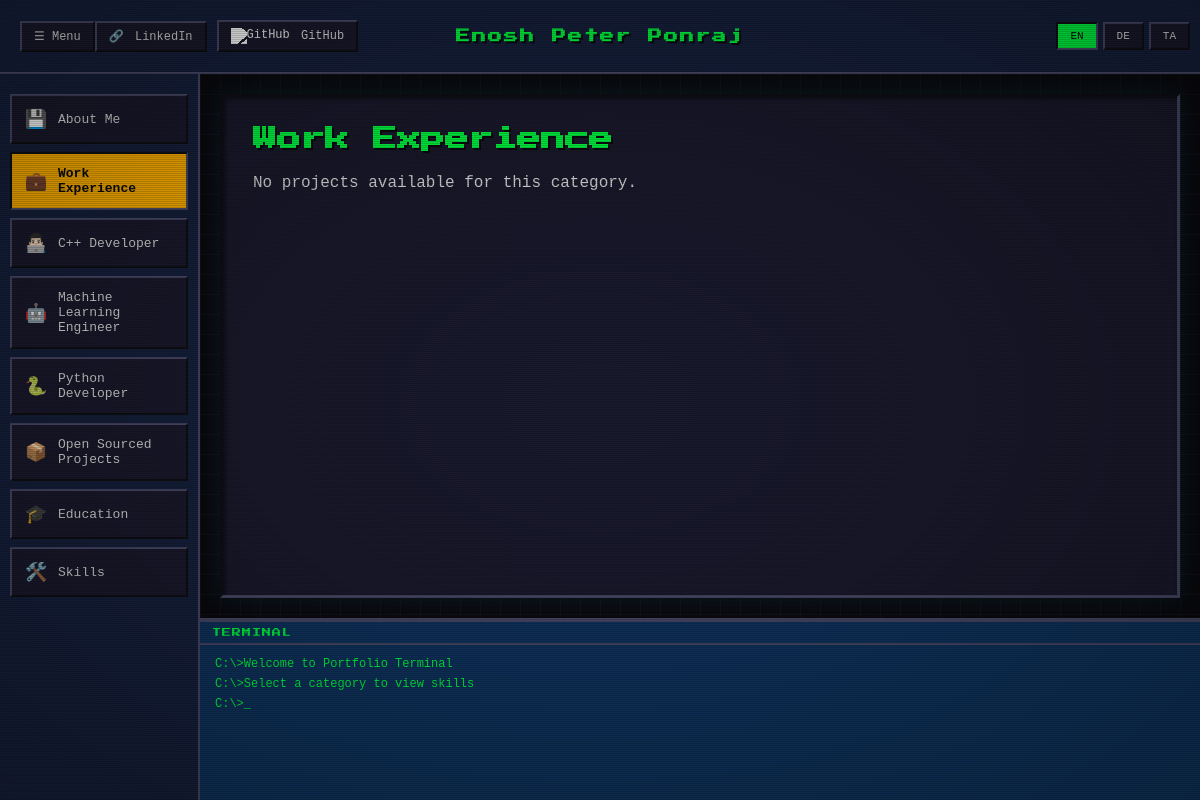
Screenshot of /?category=work-experience&lang=en with the database file from the repository.
### profiles/models.py (models this page shows, shortened)
class Category(models.Model):
    CATEGORY_TYPES = [
        ('special', 'Special Category'),
        ('skill', 'Skill Category'),
    ]
    slug = models.SlugField(unique=True, max_length=50, help_text="Category identifier (e.g., 'about-me', 'cpp-developer')")
    category_type = models.CharField(max_length=10, choices=CATEGORY_TYPES, default='special')
    skills = models.TextField(blank=True, help_text="Skills text to display in console when this category is selected. Use bullet points or plain text.")
    name_en = models.CharField(max_length=100)
    name_de = models.CharField(max_length=100, blank=True)
    name_ta = models.CharField(max_length=100, blank=True)
    icon = models.CharField(max_length=50, blank=True, help_text="Icon emoji or identifier")
    order = models.IntegerField(default=0, help_text="Display order in navigation")
    class Meta:
        verbose_name_plural = "Categories"
        ordering = ['order', 'slug']

### profiles/views.py (the view, shortened to what this page needs)
# urls.py: path("", home_view, name="home"),
def home_view(request):
    if 'lang' in request.GET:
        lang = request.GET.get('lang')
        set_language_in_session(request, lang)
        category = request.GET.get('category', 'about-me')
    language = get_language_from_request(request)
    category_slug = request.GET.get('category', 'about-me')
    all_categories = Category.objects.all().order_by('order')
    profile = None
    category_obj = None
    try:
        category_obj = Category.objects.get(slug=category_slug)
        profile = category_obj.profiles.first()
    except Category.DoesNotExist:
        pass
    if not profile:
        profile = Profile.objects.all().first()
    if not profile:
        pass
    projects = Project.objects.all().order_by('id')
    content_data = {
        'category': category_slug,
        'language': language,
    }
    if category_slug == 'about-me':
        pass
    elif category_slug == 'education':
        content_data['category'] = 'education'
    elif category_slug == 'skills':
        content_data['category'] = 'skills'
        categories_with_skills = all_categories.filter(skills__isnull=False).exclude(skills='')
        content_data['categories_with_skills'] = categories_with_skills
    else:
        if category_obj:
            content_data['category'] = category_slug
            content_data['category_obj'] = category_obj
            if profile:
                content_data['projects'] = projects.filter(profiles=profile)
            else:
                content_data['projects'] = projects.none()  # Empty queryset if no profile
        else:
            content_data['category'] = category_slug
    profile_cv = None
    if profile:
        profile_cv = profile.get_cv(language)
        if not profile_cv:
            profile_cv = profile.cv_file
    context = {
        'profile': profile,
        'profile_cv': profile_cv,
        'categories': all_categories,
        'current_category': category_slug,
        'current_language': language,
        'content_data': content_data,
    }
    return render(request, "home.html", context)

### profiles/models.py (called while the page is built)
    def get_cv(self, language='en'):
        field_name = f'cv_file_{language}'
        cv_file = getattr(self, field_name, None)
        return cv_file or self.cv_file_en

### profiles/utils.py (called while the page is built)
def get_language_from_request(request):
    lang = request.GET.get('lang', None)
    if not lang:
        lang = request.session.get('language', None)
    valid_languages = [code for code, _ in settings.LANGUAGES]
    if lang not in valid_languages:
        lang = 'en'
    return lang

def set_language_in_session(request, language):
    valid_languages = [code for code, _ in settings.LANGUAGES]
    if language in valid_languages:
        request.session['language'] = language
        return True
    return False

### templates/home.html (shortened to what this page needs)
{% extends "base.html" %}
{% load static %}
{% block content %}
  {% if content_data.category == 'about-me' %}
    {% if profile %}
      <div class="about-me-container">
        <div class="about-me-content">
          <h1>{% if current_language == 'de' and profile.title_de %}{{ profile.title_de }}{% elif current_language == 'ta' and profile.title_ta %}{{ profile.title_ta }}{% else %}{{ profile.title_en }}{% endif %}</h1>
          {% if current_language == 'de' and profile.hero_statement_de %}
            <p><strong>{{ profile.hero_statement_de }}</strong></p>
          {% elif current_language == 'ta' and profile.hero_statement_ta %}
            <p><strong>{{ profile.hero_statement_ta }}</strong></p>
          {% elif profile.hero_statement_en %}
            <p><strong>{{ profile.hero_statement_en }}</strong></p>
          {% endif %}
          <p>{% if current_language == 'de' and profile.description_de %}{{ profile.description_de|linebreaks }}{% elif current_language == 'ta' and profile.description_ta %}{{ profile.description_ta|linebreaks }}{% else %}{{ profile.description_en|linebreaks }}{% endif %}</p>
        </div>
        {% if profile.profile_picture %}
          <div class="about-me-image">
            <img src="{{ profile.profile_picture.url }}" alt="Profile Picture" class="profile-picture">
          </div>
        {% endif %}
      </div>
    {% else %}
      <p>Profile content coming soon. Please add a profile in the admin.</p>
    {% endif %}
  {% elif content_data.category == 'education' %}
    <h1>Education</h1>
    <p>Education content coming soon...</p>
  {% else %}
    {% if content_data.category_obj %}
      <h1>{% if current_language == 'de' and content_data.category_obj.name_de %}{{ content_data.category_obj.name_de }}{% elif current_language == 'ta' and content_data.category_obj.name_ta %}{{ content_data.category_obj.name_ta }}{% else %}{{ content_data.category_obj.name_en }}{% endif %}</h1>
      {% if content_data.projects %}
        {% for project in content_data.projects %}
          <div class="project-card">
            <h3>{% if current_language == 'de' and project.title_de %}{{ project.title_de }}{% elif current_language == 'ta' and project.title_ta %}{{ project.title_ta }}{% else %}{{ project.title_en }}{% endif %}</h3>
            {% if project.date_from or project.date_to %}
              <p>
                <strong>Date:</strong>
                {% if project.date_from %}
                  {% if project.show_month_year_only %}{{ project.date_from|date:"M Y" }}{% else %}{{ project.date_from }}{% endif %}
                {% endif %}
                {% if project.date_from and project.date_to %} - {% endif %}
                {% if project.date_to %}
                  {% if project.show_month_year_only %}{{ project.date_to|date:"M Y" }}{% else %}{{ project.date_to }}{% endif %}
                {% endif %}
              </p>
            {% endif %}
            {% if current_language == 'de' and project.company_name_de %}
              <p>
                <strong>Company:</strong>
                {% if project.company_linkedin_url_de %}
                  <a href="{{ project.company_linkedin_url_de }}" target="_blank" rel="noopener noreferrer">{{ project.company_name_de }}</a>
                {% else %}
                  {{ project.company_name_de }}
                {% endif %}
              </p>
            {% elif current_language == 'ta' and project.company_name_ta %}
              <p>
                <strong>Company:</strong>
                {% if project.company_linkedin_url_ta %}
                  <a href="{{ project.company_linkedin_url_ta }}" target="_blank" rel="noopener noreferrer">{{ project.company_name_ta }}</a>
                {% else %}
                  {{ project.company_name_ta }}
                {% endif %}
              </p>
            {% elif project.company_name_en %}
              <p>
                <strong>Company:</strong>
                {% if project.company_linkedin_url_en %}
                  <a href="{{ project.company_linkedin_url_en }}" target="_blank" rel="noopener noreferrer">{{ project.company_name_en }}</a>
                {% else %}
                  {{ project.company_name_en }}
                {% endif %}
              </p>
            {% endif %}
            {% if project.github_url %}
              <a href="{{ project.github_url }}" target="_blank" class="btn-pixel" style="margin-top: 10px; display: inline-block;" rel="noopener noreferrer">
                View on GitHub
              </a>
            {% endif %}
            <div class="tech-stack">
              <strong>Tech Stack:</strong> {% if current_language == 'de' and project.tech_stack_de %}{{ project.tech_stack_de }}{% elif current_language == 'ta' and project.tech_stack_ta %}{{ project.tech_stack_ta }}{% else %}{{ project.tech_stack_en }}{% endif %}
            </div>
            <p>{% if current_language == 'de' and project.description_de %}{{ project.description_de|linebreaks }}{% elif current_language == 'ta' and project.description_ta %}{{ project.description_ta|linebreaks }}{% else %}{{ project.description_en|linebreaks }}{% endif %}</p>
          </div>
        {% endfor %}
      {% else %}
        <p>No projects available for this category.</p>
      {% endif %}
    {% else %}
      <h1>Category Not Found</h1>
      <p>The selected category could not be found.</p>
    {% endif %}
  {% endif %}
{% endblock %}

### templates/base.html (shortened to what this page needs)
<!DOCTYPE html>
<html lang="{{ current_language|default:'en' }}">
<head>
  {% load static %}
  <link rel="stylesheet" href="{% static 'css/retro.css' %}">
</head>
<body>
  <div class="crt-screen">
    <div class="top-bar">
      <button
        type="button"
        class="btn-pixel mobile-nav-toggle"
        id="mobile-nav-toggle"
        aria-controls="mobile-side-nav"
        aria-expanded="false"
        aria-label="Toggle category menu"
      >
        ☰ Menu
      </button>
      <div class="top-bar-left">
        {% if profile %}
          {% if profile.linkedin_url %}
            <a href="{{ profile.linkedin_url }}" target="_blank" class="btn-pixel" rel="noopener noreferrer">
              <span class="icon">🔗</span> LinkedIn
            </a>
          {% endif %}
          {% if profile.github_url %}
            <a href="{{ profile.github_url }}" target="_blank" class="btn-pixel" rel="noopener noreferrer">
              <img src="{% static 'images/github-icon.svg' %}" alt="GitHub" class="icon github-icon-img" style="width: 16px; height: 16px; vertical-align: middle;">
              GitHub
            </a>
          {% endif %}
        {% endif %}
      </div>
      <div class="top-bar-center">
        <h1 class="site-title">Enosh Peter Ponraj</h1>
      </div>
      <div class="top-bar-right">
        <div class="language-switcher">
          <a href="?lang=en{% if current_category %}&category={{ current_category }}{% endif %}"
             class="btn-lang {% if current_language == 'en' %}active{% endif %}">EN</a>
          <a href="?lang=de{% if current_category %}&category={{ current_category }}{% endif %}"
             class="btn-lang {% if current_language == 'de' %}active{% endif %}">DE</a>
          <a href="?lang=ta{% if current_category %}&category={{ current_category }}{% endif %}"
             class="btn-lang {% if current_language == 'ta' %}active{% endif %}">TA</a>
        </div>
      </div>
    </div>
    <div class="main-container">
      <nav class="side-nav" id="mobile-side-nav" aria-hidden="false">
        {% for category in categories %}
          <a href="?category={{ category.slug }}{% if current_language %}&lang={{ current_language }}{% endif %}"
             class="nav-item {% if current_category == category.slug %}active{% endif %}"
             data-category="{{ category.slug }}"
             data-has-skills="{% if category.skills and category.skills.strip %}true{% else %}false{% endif %}">
            <span class="nav-icon">{{ category.icon|default:'⚙️' }}</span>
            <span class="nav-text">{% if current_language == 'de' and category.name_de %}{{ category.name_de }}{% elif current_language == 'ta' and category.name_ta %}{{ category.name_ta }}{% else %}{{ category.name_en }}{% endif %}</span>
          </a>
        {% endfor %}
      </nav>
      <div class="right-panel">
        <main class="main-content">
          <div class="content-window">
            {% block content %}{% endblock %}
          </div>
        </main>
        <div class="console-container">
          <div class="console-title">Terminal</div>
          <div class="console-area">
            <div class="console-output" id="console-output">
            </div>
          </div>
        </div>
      </div>
    </div>
  </div>
</body>
</html>

### rows the page displays
Category: icon "💾", name_en "About Me"
Category: icon "💼", name_en "Work Experience", category_obj.name_en "Work Experience"
Category: icon "👨🏻‍💻", name_en "C++ Developer"
Category: icon "🤖", name_en "Machine Learning Engineer"
Category: icon "🐍", name_en "Python Developer"
Category: icon "📦", name_en "Open Sourced Projects"
Category: icon "🎓", name_en "Education"
Category: icon "🛠️", name_en "Skills"
